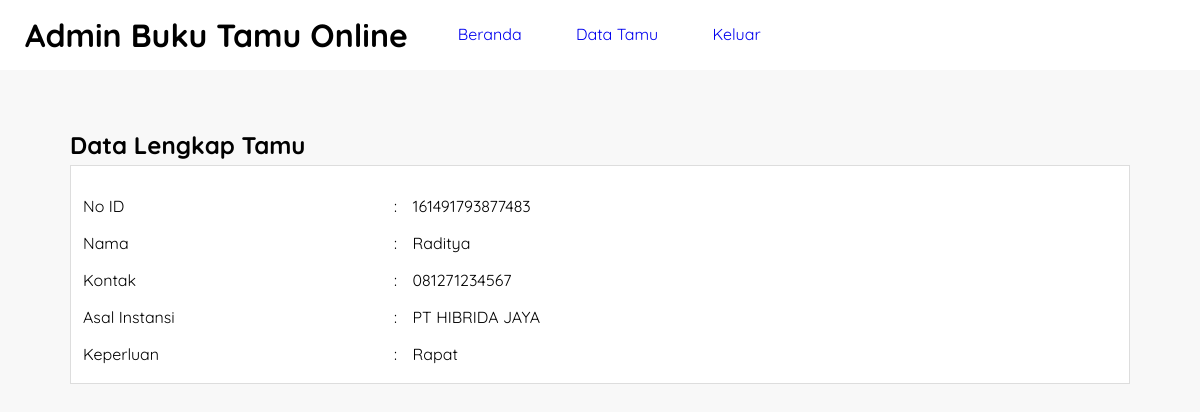
/detail-tamu.php?id=161491793877483 (signed in), run on the app's committed database.
### tables this page shows
CREATE TABLE `tb_bukutamu` (
  `id_tamu` varchar(25) NOT NULL,
  `tanggal` datetime NOT NULL,
  `nama` varchar(50) NOT NULL,
  `kontak` varchar(50) NOT NULL,
  `asal_instansi` varchar(100) NOT NULL,
  `keperluan` text NOT NULL,
  `foto` varchar(50) NOT NULL
);

### detail-tamu.php (the view, shortened to what this page needs)
<?php
	include 'koneksi.php';
	$tamu = mysqli_query($conn, "SELECT * FROM tb_bukutamu WHERE id_tamu = '".$_GET['id']."' ");
	$p = mysqli_fetch_object($tamu);
?>
<!DOCTYPE html>
<html>
<head>
	<link rel="stylesheet" type="text/css" href="css/gaya.css">
</head>
<body>
	<header>
		<h1>Admin Buku Tamu Online</h1>
		<ul>
			<li><a href="hal-admin.php">Beranda</a></li>
			<li><a href="data-tamu.php">Data Tamu</a></li>
			<li><a href="keluar.php">Keluar</a></li>
		</ul>
	</header>
	<section class="content">
		<h2>Data Lengkap Tamu</h2>
		<div class="box">
			<table class="table-data" border="0">
				<tr>
					<td>No ID</td>
					<td>:</td>
					<td><?php echo $p->id_tamu ?></td>
				</tr>
				<tr>
					<td>Nama</td>
					<td>:</td>
					<td><?php echo $p->nama ?></td>
				</tr>
				<tr>
					<td>Kontak</td>
					<td>:</td>
					<td><?php echo $p->kontak ?></td>
				</tr>
				<tr>
					<td>Asal Instansi</td>
					<td>:</td>
					<td><?php echo $p->asal_instansi ?></td>
				</tr>
				<tr>
					<td>Keperluan</td>
					<td>:</td>
					<td><?php echo $p->keperluan ?></td>
				</tr>
			</table>
		</div>
	</section>
</body>
</html>

### css/gaya.css (style rules this page uses)
* { margin:0; padding: 0; font-family: 'Quicksand', sans-serif; }
body { background-color: #f8f8f8; }
.box { background-color: #fff; border: 1px solid #ddd; padding: 10px; box-sizing: border-box; margin: 5px 0 25px; }
.table-data { width: 100%; margin-top: 10px; }
.table-data tr { height: 35px; }
.table-data tr td:nth-child(1) { width: 30%; }
header { background-color: #fff; }
header::after { content: ''; display: block; clear: both; }
header h1 { padding: 15px 25px; display: inline-block; float: left; }
header ul { float: left; }
header ul li { padding: 24px 25px; display: inline-block; }
a { text-decoration: none; }
.content { width: 90%; padding: 10px; box-sizing: border-box; margin: 50px auto; }

### data on the page
tb_bukutamu: id_tamu "161491793877483", nama "Raditya", kontak "081271234567", asal_instansi "PT HIBRIDA JAYA", keperluan "Rapat"
